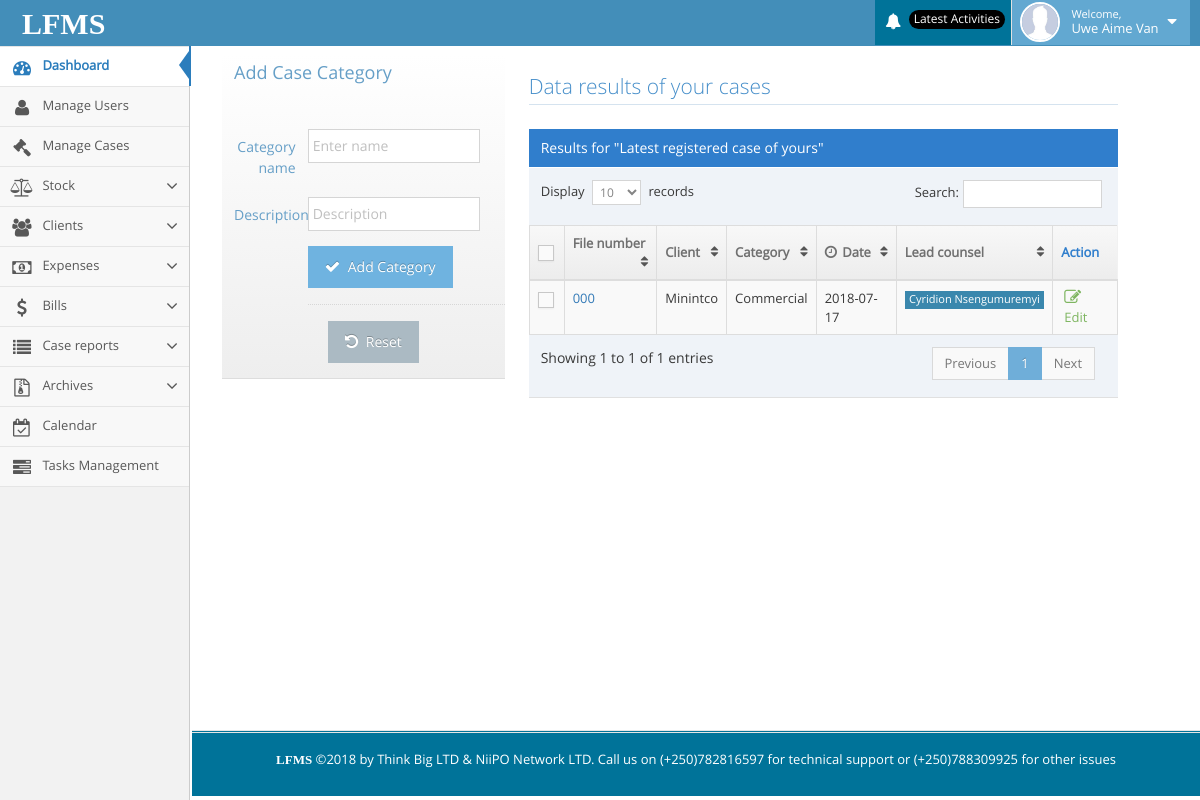
Page /lfms/my_case.php (signed in) on the committed database.
### tables this page shows
CREATE TABLE IF NOT EXISTS `permission` (
  `id` int(11) NOT NULL AUTO_INCREMENT,
  `user_id` varchar(100) NOT NULL,
  `permissions` varchar(200) NOT NULL,
  PRIMARY KEY (`id`)
);

CREATE TABLE IF NOT EXISTS `case_infos` (
  `id` int(11) NOT NULL AUTO_INCREMENT,
  `user_id` varchar(100) NOT NULL,
  `case_no` varchar(250) NOT NULL,
  `case_subject` varchar(200) NOT NULL,
  `file_number` varchar(250) NOT NULL,
  `urega` varchar(100) NOT NULL,
  `category` varchar(100) NOT NULL,
  `case_date` date NOT NULL,
  `closed_date` date NOT NULL,
  `leader` varchar(100) NOT NULL,
  `instutition` varchar(200) NOT NULL,
  `status` int(11) NOT NULL DEFAULT '1',
  PRIMARY KEY (`id`)
);

### lfms/my_case.php (the view, shortened to what this page needs)
<?php include("include/header.php");?>
<div class="container" style="margin-right: 50px;width: 80%;">
    <div class="page-content">
        <div class="row">
            <div class="col-xs-12 col-sm-12 col-md-4">
            <div class="widget-header"  style="background-color:  #ff9999;">
                <h4 class="widget-title">Add Case Category</h4>
                <br><br><br>
                <form class="form-horizontal" role="form" method="POST">
                    <div class="form-group">
                        <label class="col-sm-3 control-label no-padding-right" for="form-field-1"> Category name </label>
                        <div class="col-sm-8">
                            <input type="text" id="form-field-1" name="category_name" placeholder="Enter name" class="form-control"/>
                        </div>
                    </div>
                    <div class="form-group">
                        <label class="col-sm-3 control-label no-padding-right" for="form-field-2"> Description </label>
                        <div class="col-sm-8">
                            <input type="text" id="form-field-2" name="description" placeholder="Description" class="form-control"/>
                        </div>
                    </div>
                    <div class="form-group">
                        <div class="col-md-offset-3 col-md-9">
                                <button class="btn btn-info" type="submit" name="add">
                                    <i class="ace-icon fa fa-check bigger-110"></i>
                                    Add Category
                                </button>
                                <div class="hr hr16 dotted"></div>
                                <a  href="my_case.php" class="btn" type="reset">
                                    <i class="ace-icon fa fa-undo bigger-110"></i>
                                    Reset
                                </a>
                        </div>
                    </div>
                </form>
            </div>
        </div>
            <div class="col-xs-12 col-sm-12 col-md-8">
                <h3 class="header smaller lighter blue">Data results of your cases</h3>
                <div class="clearfix">
                </div>
                <div class="table-header">
                    Results for "Latest registered case of yours"
                </div>
                <div>
                    <table id="dynamic-table" class="table table-striped table-bordered table-hover">
                        <thead>
                            <tr>
                                <th class="center">
                                    <label class="pos-rel">
                                        <span class="lbl"></span>
                                    </label>
                                </th>
                                <th>File number</th>
                                <th>Client</th>
                                <th class="hidden-480">Category</th>
                                <th>
                                    <i class="ace-icon fa fa-clock-o bigger-110 hidden-480"></i>
                                    Date
                                </th>
                                <th class="hidden-480">Lead counsel</th>
                                <th>Action</th>
                            </tr>
                        </thead>
                        <tbody>
                            <?php
                                $select_your_case = "SELECT * FROM case_infos ORDER BY id DESC";
                                $result_by_your_case = mysqli_query($db,$select_your_case);
                                while ($row_by_your_case = mysqli_fetch_array($result_by_your_case)) {
                                    $case_id    = $row_by_your_case['id'];
                                    $file_number    = $row_by_your_case['file_number'];
                                    $urega      = $row_by_your_case['urega'];
                                    $category     = $row_by_your_case['category'];
                                    $date       = $row_by_your_case['case_date'];
                                    $leader     = $row_by_your_case['leader'];
                            ?>
                            <tr>
                                <td class="center">
                                    <label class="pos-rel">
                                        <span class="lbl"></span>
                                    </label>
                                </td>
                                <td>
                                    <a href="#"><?php echo $file_number?></a>
                                </td>
                                <td><?php echo $urega?></td>
                                <td class="hidden-480"><?php echo $category?></td>
                                <td><?php echo $date?></td>
                                <td class="hidden-480">
                                    <span class="label label-sm label-info"><?php echo $leader?></span>
                                </td>
                                <td>
                                    <div class="hidden-sm hidden-xs action-buttons">
                                        <a class="green" href="edit_case.php?case_id=<?php echo $case_id?>" title="Edit this case">
                                            <i class="ace-icon fa fa-pencil-square-o bigger-130"></i>
                                            Edit
                                        </a>
                                    </div>
                                </td>
                            </tr>
                            <?php }?>
                        </tbody>
                    </table>
                </div>
            </div>
        </div>
    </div>
</div>
<?php include("include/footer.php");?>

### lfms/include/header.php (shortened to what this page needs)
<?php include("include/connection.php"); ?>
<!DOCTYPE html>
<html lang="en">
<head>
    <link rel="stylesheet" href="assets/css/bootstrap.min.css"/>
    <link rel="stylesheet" href="assets/font-awesome/4.5.0/css/font-awesome.min.css"/>
    <link rel="stylesheet" href="assets/css/ace.min.css" class="ace-maican-stylesheet" id="main-ace-style"/>
    <link rel="stylesheet" href="assets/css/ace-skins.min.css"/>
    <link rel="stylesheet" href="assets/css/ace-rtl.min.css"/>
</head>
<body class="no-skin">
<div id="navbar" class="navbar navbar-default ace-save-state">
    <div class="navbar-container ace-save-state" id="navbar-container">
        <div class="navbar-header pull-left">
            <a href="home.php" class="navbar-brand" style="margin-top:4px;">
                <small>
                    <span style="color:#fff;font-weight:bold;font-family:century gothic;font-size:30px;">LFMS</span>
                </small>
            </a>
        </div>
        <div class="navbar-buttons navbar-header pull-right" role="navigation">
            <ul class="nav ace-nav">
                <?php
                if (isset($_SESSION['user_id'])) {
                    $user_id = $_SESSION['user_id'];
                    $username = $_SESSION['username'];
                    ?>
                    <li class="purple dropdown-modal">
                        <a data-toggle="dropdown" class="dropdown-toggle" href="#" style="background-color: #007399;">
                            <i class="ace-icon fa fa-bell icon-animated-bell"></i>
                            <span class="badge badge-important" style="background-color: #000;">Latest Activities</span>
                        </a>
                    </li>
                    <li class="light-blue dropdown-modal">
                        <a data-toggle="dropdown" href="#" class="dropdown-toggle">
                            <img class="nav-user-photo" src="images/a.jpg" alt="Username"/>
                            <span class="user-info">
                                    <small>Welcome,</small>
                                <?php echo $username; ?>
                                </span>
                            <i class="ace-icon fa fa-caret-down"></i>
                        </a>
                    </li>
                <?php } ?>
            </ul>
        </div>
    </div>
</div>
<div class="main-container ace-save-state" id="main-container">
    <div id="sidebar" class="sidebar responsive ace-save-state">
        <ul class="nav nav-list">
            <li class="active">
                <a href="home.php">
                    <i class="menu-icon fa fa-tachometer"></i>
                    <span class="menu-text"> Dashboard </span>
                </a>
            </li>
            <?php
            $select_all_permission = "SELECT * FROM permission WHERE `user_id` = '" . $user_id . "'";
            $result_all_permission = mysqli_query($db, $select_all_permission);
            while ($row_all = mysqli_fetch_array($result_all_permission)) {
                $permission_all = $row_all['permissions'];
                if ($permission_all == 2) {
                    ?>
                    <li class="">
                        <a href="super_lawyer_page.php">
                            <i class="menu-icon fa fa-user"></i>
                            <span class="menu-text"> Manage Users </span>
                        </a>
                    </li>
                <?php } elseif ($permission_all == 3) {
                    ?>
                    <li class="">
                        <a href="my_case.php">
                            <i class="menu-icon fa fa-legal"></i>
                            <span class="menu-text"> Manage Cases </span>
                        </a>
                    </li>
                <?php } elseif ($permission_all == 5) {
                    ?>
                    <li class="">
                        <a href="#" class="dropdown-toggle">
                            <i class="menu-icon fa fa-group"></i>
                            <span class="menu-text"> Clients </span>
                            <b class="arrow fa fa-angle-down"></b>
                        </a>
                    </li>
                    <?php
                } elseif ($permission_all == 4) {
                    ?>
                    <li class="">
                        <a href="#" class="dropdown-toggle">
                            <i class="menu-icon fa fa-balance-scale"></i>
                            <span class="menu-text"> Stock</span>
                            <b class="arrow fa fa-angle-down"></b>
                        </a>
                    </li>
                    <?php
                } elseif ($permission_all == 6) {
                    ?>
                    <li class="">
                        <a href="#" class="dropdown-toggle">
                            <i class="menu-icon fa fa-money"></i>
                            <span class="menu-text"> Expenses</span>
                            <b class="arrow fa fa-angle-down"></b>
                        </a>
                    </li>
                    <?php
                } elseif ($permission_all == 7) {
                    ?>
                    <li class="">
                        <a href="#" class="dropdown-toggle">
                            <i class="menu-icon fa fa-dollar"></i>
                            <span class="menu-text"> Bills </span>
                            <b class="arrow fa fa-angle-down"></b>
                        </a>
                    </li>
                    <?php
                } elseif ($permission_all == 8) {
                    ?>
                    <li class="">
                        <a href="#" class="dropdown-toggle">
                            <i class="menu-icon fa fa-list"></i>
                            <span class="menu-text"> Case reports </span>
                            <b class="arrow fa fa-angle-down"></b>
                        </a>
                    </li>
                    <li class="">
                        <a href="#" class="dropdown-toggle">
                            <i class="menu-icon fa fa-file-archive-o"></i>
                            <span class="menu-text"> Archives </span>
                            <b class="arrow fa fa-angle-down"></b>
                        </a>
                    </li>
                <?php } elseif ($permission_all == 9) {
                    ?>
                    <li class="">
                        <a href="calendar.php">
                            <i class="menu-icon fa fa-calendar-check-o"></i>
                            <span class="menu-text"> Calendar </span>
                        </a>
                    </li>
                <?php } elseif ($permission_all == 10) {
                    ?>
                    <li class="">
                        <a href="tasks.php">
                            <i class="menu-icon fa fa-tasks"></i>
                            <span class="menu-text"> Tasks Management </span>
                        </a>
                    </li>
                <?php }
            } ?>
        </ul>
    </div>
</div>
</body>
</html>

### rows in the picture
permission: permissions "2" (drawn)
permission: permissions "3" (drawn)
permission: permissions "4" (drawn)
permission: permissions "5" (drawn)
permission: permissions "6" (drawn)
permission: permissions "7" (drawn)
permission: permissions "8" (drawn)
permission: permissions "9" (drawn)
permission: permissions "10" (drawn)
case_infos: file_number "000", urega "Minintco", category "Commercial", case_date "2018-07-17", leader "Cyridion Nsengumuremyi"

### other values in the picture
$username "Uwe Aime Van"
